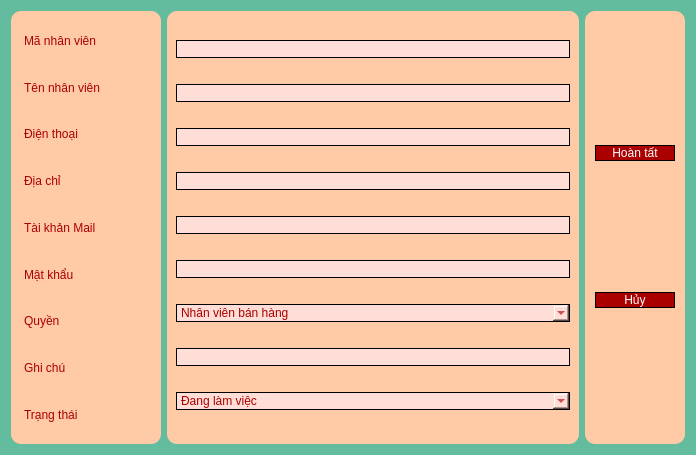
<?xml version="1.0" encoding="UTF-8"?>
<ui version="4.0">
 <class>Dialog</class>
 <widget class="QDialog" name="Dialog">
  <property name="geometry">
   <rect>
    <x>0</x>
    <y>0</y>
    <width>696</width>
    <height>455</height>
   </rect>
  </property>
  <property name="windowTitle">
   <string>Dialog</string>
  </property>
  <property name="styleSheet">
   <string notr="true">

background-color: rgb(98, 188, 157);
font: 87 10pt &quot;Shopee Display Black&quot;;


background-color: rgb(98, 188, 157);</string>
  </property>
  <layout class="QHBoxLayout" name="horizontalLayout_3">
   <item>
    <widget class="QWidget" name="horizontalWidget_2" native="true">
     <property name="minimumSize">
      <size>
       <width>150</width>
       <height>0</height>
      </size>
     </property>
     <property name="maximumSize">
      <size>
       <width>300</width>
       <height>16777215</height>
      </size>
     </property>
     <property name="styleSheet">
      <string notr="true">	color: rgb(170, 0, 0);
	font: 87 11pt &quot;Shopee Display Black&quot;;
border-radius: 10px;
background-color: rgb(255, 202, 166);</string>
     </property>
     <layout class="QVBoxLayout" name="verticalLayout_2">
      <property name="leftMargin">
       <number>13</number>
      </property>
      <item>
       <widget class="QLabel" name="label">
        <property name="text">
         <string>Mã nhân viên</string>
        </property>
       </widget>
      </item>
      <item>
       <widget class="QLabel" name="label_4">
        <property name="text">
         <string>Tên nhân viên</string>
        </property>
       </widget>
      </item>
      <item>
       <widget class="QLabel" name="label_5">
        <property name="text">
         <string>Điện thoại</string>
        </property>
       </widget>
      </item>
      <item>
       <widget class="QLabel" name="label_6">
        <property name="text">
         <string>Địa chỉ</string>
        </property>
       </widget>
      </item>
      <item>
       <widget class="QLabel" name="label_7">
        <property name="text">
         <string>Tài khản Mail</string>
        </property>
       </widget>
      </item>
      <item>
       <widget class="QLabel" name="label_9">
        <property name="text">
         <string>Mật khẩu</string>
        </property>
       </widget>
      </item>
      <item>
       <widget class="QLabel" name="label_3">
        <property name="text">
         <string>Quyền</string>
        </property>
       </widget>
      </item>
      <item>
       <widget class="QLabel" name="label_8">
        <property name="text">
         <string>Ghi chú</string>
        </property>
       </widget>
      </item>
      <item>
       <widget class="QLabel" name="label_2">
        <property name="text">
         <string>Trạng thái</string>
        </property>
       </widget>
      </item>
     </layout>
    </widget>
   </item>
   <item>
    <widget class="QWidget" name="horizontalWidget" native="true">
     <property name="styleSheet">
      <string notr="true">	color: rgb(170, 0, 0);
	font: 87 11pt &quot;Shopee Display Black&quot;;
border-radius: 10px;
background-color: rgb(255, 202, 166);</string>
     </property>
     <layout class="QVBoxLayout" name="verticalLayout_3">
      <item>
       <widget class="QLineEdit" name="lineEdit_6">
        <property name="styleSheet">
         <string notr="true">
background-color: rgb(255, 222, 215);
color: rgb(170, 0, 0);
border: 1px solid #000000;
border-radius: 10px;
</string>
        </property>
       </widget>
      </item>
      <item>
       <widget class="QLineEdit" name="lineEdit_5">
        <property name="styleSheet">
         <string notr="true">
background-color: rgb(255, 222, 215);
color: rgb(170, 0, 0);
border: 1px solid #000000;
border-radius: 10px;
</string>
        </property>
       </widget>
      </item>
      <item>
       <widget class="QLineEdit" name="lineEdit_4">
        <property name="styleSheet">
         <string notr="true">
background-color: rgb(255, 222, 215);
color: rgb(170, 0, 0);
border: 1px solid #000000;
border-radius: 10px;
</string>
        </property>
       </widget>
      </item>
      <item>
       <widget class="QLineEdit" name="lineEdit_3">
        <property name="styleSheet">
         <string notr="true">
background-color: rgb(255, 222, 215);
color: rgb(170, 0, 0);
border: 1px solid #000000;
border-radius: 10px;
</string>
        </property>
       </widget>
      </item>
      <item>
       <widget class="QLineEdit" name="lineEdit">
        <property name="styleSheet">
         <string notr="true">
background-color: rgb(255, 222, 215);
color: rgb(170, 0, 0);
border: 1px solid #000000;
border-radius: 10px;
</string>
        </property>
       </widget>
      </item>
      <item>
       <widget class="QLineEdit" name="lineEdit_7">
        <property name="styleSheet">
         <string notr="true">
background-color: rgb(255, 222, 215);
color: rgb(170, 0, 0);
border: 1px solid #000000;
border-radius: 10px;
</string>
        </property>
       </widget>
      </item>
      <item>
       <widget class="QComboBox" name="comboBox">
        <property name="styleSheet">
         <string notr="true">
background-color: rgb(255, 222, 215);
color: rgb(170, 0, 0);
border: 1px solid #000000;
border-radius: 10px;
</string>
        </property>
        <item>
         <property name="text">
          <string>Nhân viên bán hàng</string>
         </property>
        </item>
        <item>
         <property name="text">
          <string>Nhân viên kho</string>
         </property>
        </item>
        <item>
         <property name="text">
          <string>Quản lý của hàng</string>
         </property>
        </item>
        <item>
         <property name="text">
          <string>Nhân viên kiểm toán</string>
         </property>
        </item>
       </widget>
      </item>
      <item>
       <widget class="QLineEdit" name="lineEdit_2">
        <property name="styleSheet">
         <string notr="true">
background-color: rgb(255, 222, 215);
color: rgb(170, 0, 0);
border: 1px solid #000000;
border-radius: 10px;
</string>
        </property>
       </widget>
      </item>
      <item>
       <widget class="QComboBox" name="comboBox_2">
        <property name="styleSheet">
         <string notr="true">
background-color: rgb(255, 222, 215);
color: rgb(170, 0, 0);
border: 1px solid #000000;
border-radius: 10px;
</string>
        </property>
        <item>
         <property name="text">
          <string>Đang làm việc</string>
         </property>
        </item>
        <item>
         <property name="text">
          <string>Không làm việc (Sa thải)</string>
         </property>
        </item>
       </widget>
      </item>
     </layout>
    </widget>
   </item>
   <item>
    <widget class="QWidget" name="verticalWidget" native="true">
     <property name="minimumSize">
      <size>
       <width>100</width>
       <height>0</height>
      </size>
     </property>
     <property name="maximumSize">
      <size>
       <width>150</width>
       <height>16777215</height>
      </size>
     </property>
     <property name="styleSheet">
      <string notr="true">	color: rgb(170, 0, 0);
	font: 87 11pt &quot;Shopee Display Black&quot;;
border-radius: 10px;
background-color: rgb(255, 202, 166);</string>
     </property>
     <layout class="QVBoxLayout" name="verticalLayout">
      <property name="leftMargin">
       <number>10</number>
      </property>
      <property name="rightMargin">
       <number>10</number>
      </property>
      <item>
       <widget class="QPushButton" name="pushButton_2">
        <property name="styleSheet">
         <string notr="true">QPushButton {
	font: 81 10pt &quot;Shopee Display ExtBd&quot;;
    border: 1px solid #000000;
    border-radius: 10px;
}

QPushButton {
	background-color:  rgb(170, 0, 0);
	color: rgb(255, 255, 255);
}
QPushButton:hover {
	background-color: rgb(85, 170, 255);
}</string>
        </property>
        <property name="text">
         <string>Hoàn tất</string>
        </property>
       </widget>
      </item>
      <item>
       <widget class="QPushButton" name="pushButton">
        <property name="styleSheet">
         <string notr="true">QPushButton {
	font: 81 10pt &quot;Shopee Display ExtBd&quot;;
    border: 1px solid #000000;
    border-radius: 10px;
}

QPushButton {
	background-color:  rgb(170, 0, 0);
	color: rgb(255, 255, 255);
}
QPushButton:hover {
	background-color: rgb(85, 170, 255);
}</string>
        </property>
        <property name="text">
         <string>Hủy</string>
        </property>
       </widget>
      </item>
     </layout>
    </widget>
   </item>
  </layout>
 </widget>
 <resources/>
 <connections/>
</ui>
